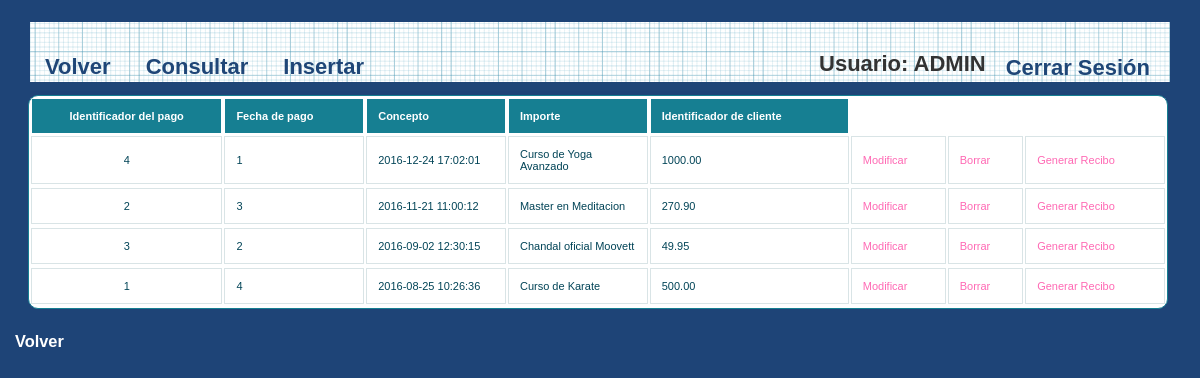
/IUjulio/Controllers/PAGO_Controller.php (signed in), run on the app's committed database.
### tables this page shows
CREATE TABLE IF NOT EXISTS `PAGO` (
`PAGO_ID` int(100) NOT NULL,
`CLIENTE_ID` int(100) NOT NULL,
`PAGO_FECHA` timestamp NOT NULL DEFAULT CURRENT_TIMESTAMP,
`PAGO_CONCEPTO` varchar(200) DEFAULT NULL,
`PAGO_METODO` varchar(35) NOT NULL,

 
`PAGO_ESTADO` varchar(10) NOT NULL,
`PAGO_IMPORTE` decimal(10,2) NOT NULL
);

### IUjulio/Controllers/PAGO_Controller.php (called while the page is built, shortened)
<?php
include '../Models/PAGO_Model.php';
Switch ($_REQUEST['accion']) {
    default:
        if (!isset($_REQUEST['PAGO_CONCEPTO'])) {
            $pago = new PAGO_MODEL('', '', '', '', '', '');
        } else {
            $pago = get_data_form();
        }
        $datos = $pago->ConsultarTodo();
        if (!tienePermisos('PAGO_Show')) {
            new Mensaje('No tienes los permisos necesarios', '../Views/DEFAULT_Vista.php');
        } else {
            new PAGO_Show($datos, '../Views/DEFAULT_Vista.php');
        }
}
?>

### IUjulio/Models/PAGO_Model.php (called while the page is built, shortened)
<?php
class PAGO_MODEL {
    var $mysqli;
    function ConectarBD() {
        $this->mysqli = new mysqli("localhost", "iu2016", "iu2016", "IU2016");
    }
    function ConsultarTodo() {
        $sql = "SELECT * FROM PAGO ORDER BY PAGO_FECHA DESC";
        if (!($resultado = $this->mysqli->query($sql))) {
            return 'Error en la consulta sobre la base de datos';
        } else {
            $toret = array();
            $i = 0;
            while ($fila = $resultado->fetch_array()) {
                $toret[$i] = $fila;
                $i++;
            }
            return $toret;
        }
    }
}
?>

### IUjulio/Views/PAGO_SHOW_ALL_Vista.php (the view, shortened to what this page needs)
<?php
class PAGO_Show {
    private $datos;
    private $volver;
    function __construct($array, $volver) {
        $this->datos = $array;
        $this->volver = $volver;
        $this->render();
    }
    function render() {
        ?>
        <div>
            <p>
            <h2>
                <head>
                    <link rel="stylesheet" href="../Styles/styles.css" type="text/css" media="screen" />
                    <link rel="stylesheet" type="text/css" href="../Styles/print.css" media="print" />
                </head>
                <div id="wrapper">
                    <nav>
                        <div class="menu">
                            <ul>
                                <li><a href="../Functions/Desconectar.php"><?php echo $strings['Cerrar Sesión']; ?></a></li>
                                <li><?php echo $strings['Usuario'] . ": " . $_SESSION['login']; ?></li>
                            </ul>
                            <?php echo '<a href=\'' . $this->volver . "'>" . $strings['Volver'] . " </a>"; ?></li>
                            <a href='./PAGO_Controller.php?accion=<?php echo $strings['Consultar'] ?>'><?php echo $strings['Consultar'] ?></a>
                            <a href='./PAGO_Controller.php?accion=<?php echo $strings['Insertar'] ?>'><?php echo $strings['Insertar'] ?></a>
                        </div>
                    </nav>
                    <?php
                    $lista = array('PAGO_ID', 'PAGO_FECHA', 'PAGO_CONCEPTO', 'PAGO_IMPORTE', 'CLIENTE_ID');
                    ?>
                    <div >
                        <table  id="btable"  class="responstable" border = 1>
                            <tr>
                                <?php
                                foreach ($lista as $titulo) {
                                    echo "<th>";
                                    ?>
                                    <?php
                                    echo $strings[$titulo];
                                    ?>
                                    </th>
                                    <?php
                                }
                                ?>
                            </tr>
                            <?php
                            for ($j = 0; $j < count($this->datos); $j++) {
                                echo "<tr>";
                                foreach ($this->datos [$j] as $clave => $valor) {
                                    for ($i = 0; $i < count($lista); $i++) {
                                        if ($clave === $lista[$i]) {
                                            echo "<td>";
                                            echo $valor;
                                            echo "</td>";
                                        }
                                    }
                                }
                                ?>
                                <td>
                                    <a href='PAGO_Controller.php?PAGO_ID=<?php echo $this->datos[$j]['PAGO_ID'] . '&accion=' . $strings['Modificar']; ?>'><?php echo $strings['Modificar'] ?></a>
                                </td>
                                <td>
                                    <a href='PAGO_Controller.php?PAGO_ID=<?php echo $this->datos[$j]['PAGO_ID'] . '&accion=' . $strings['Borrar']; ?>'><?php echo $strings['Borrar'] ?></a>
                                </td>
                                <td>
                                    <a href='PAGO_Controller.php?PAGO_ID=<?php echo $this->datos[$j]['PAGO_ID'] . '&accion=' . $strings['Generar Recibo']; ?>'><?php echo $strings['Generar Recibo'] ?></a>
                                </td>
                                <?php
                                echo "<tr>";
                            }
                            ?>
                        </table>
                    </div>
                </div>
                <h3>
                    <p>
                        <?php
                        echo '<a  class="form-link" href=\'' . $this->volver . "'>" . $strings['Volver'] . " </a>";
                        ?>
                </h3>
                </p>
        </div>
        <?php
    }
}

### IUjulio/Styles/styles.css (style rules this page uses)
* { margin: 0; padding: 0; }
ul li { list-style-type:none; }
header, footer, section, aside, nav, article { display: block; }
#wrapper { width: 1140px; margin: 0 auto; margin-top: 5px; margin-bottom: 5px; }
nav { width: 1140px; height: 69px; margin: 0 auto; background: #1F4677 url(../images/blueprintpaper.png) repeat-x; }
h1,h2,h3,h4,h5,h6 { font-weight: bold; clear: both; color: #333; list-style-type:none; }
a:link, a:visited { color:hotpink; text-decoration: none; }
p { margin-bottom: 18px; }
li { padding-left: 5px; }
nav .menu { font-size: 22px; font-weight: bold; }
nav .menu ul { margin: 0; padding: 25px 0 0 20px; list-style: none; line-height: normal; }
nav .menu li { display: block; float: right; }
nav .menu a { display: block; margin-right: 5px; padding: 0px 15px; text-decoration: none; color: #1F4677; float:left; }
table { white-space: normal; line-height: normal; font-weight: normal; font-size: small; font-style: normal; color: black; text-align: center; font-variant: normal; border-color: gray; background-color: white; }
#btable { white-space: normal; line-height: normal; font-weight: normal; font-size: 11px; font-style: normal; color: black; text-align: center; font-variant: normal; border-color: gray; background-color: white; margin-left: -2px; }
#btable { width: 100%; overflow: hidden; background: #FFF; color: #024457; border-radius: 10px; border: 1px solid #167F92; }
#btable tr { border: 1px solid #D9E4E6; }
#btable tr:nth-child(odd) { background-color: #EAF3F3; }
#btable th { display: none; border: 1px solid #FFF; background-color: #167F92; color: #FFF; padding: 1em; }
#btable th:first-child { display: table-cell; text-align: center; }
#btable th:nth-child(2) { display: table-cell; }
#btable th:nth-child(2):after { content: attr(data-th); }
@media (min-width: 480px) { #btable th:nth-child(2):after { display: none; } }
#btable td { display: block; word-wrap: break-word; max-width: 7em; }
#btable td:first-child { display: table-cell; text-align: center; border-right: 1px solid #D9E4E6; }
@media (min-width: 480px) { #btable td { border: 1px solid #D9E4E6; } }
#btable th, #btable td { text-align: left; margin: .5em 1em; }
@media (min-width: 480px) { #btable th, #btable td { display: table-cell; padding: 1em; } }
#content p, ul, ol, hr { margin-bottom: 24px; }
#content h1, h2, h3, h4, h5, h6 { color: #333; margin: 0 0 20px 0; line-height: 1.5em; }
* { margin-top: 4px; }
.form-link { color: white !important; margin-left: 15px; }

### IUjulio/Styles/print.css (style rules this page uses)
a { text-decoration : underline; color : #0000ff; }
a:link:after, a:visited:after { content: " (" attr(href) ") "; font-size: 70%; }
nav, footer, header, aside { display : none; }

### data on the page
pago: PAGO_ID "4", CLIENTE_ID "1", PAGO_FECHA "2016-12-24 17:02:01", PAGO_CONCEPTO "Curso de Yoga Avanzado", PAGO_IMPORTE "1000.00"
pago: PAGO_ID "2", CLIENTE_ID "3", PAGO_FECHA "2016-11-21 11:00:12", PAGO_CONCEPTO "Master en Meditacion", PAGO_IMPORTE "270.90"
pago: PAGO_ID "3", CLIENTE_ID "2", PAGO_FECHA "2016-09-02 12:30:15", PAGO_CONCEPTO "Chandal oficial Moovett", PAGO_IMPORTE "49.95"
pago: PAGO_ID "1", CLIENTE_ID "4", PAGO_FECHA "2016-08-25 10:26:36", PAGO_CONCEPTO "Curso de Karate", PAGO_IMPORTE "500.00"

### other printed values
$strings['Cerrar Sesión'] "Cerrar Sesión"
$strings['Usuario'] "Usuario"
$_SESSION['login'] "ADMIN"
$strings['Volver'] "Volver"
$strings['Consultar'] "Consultar"
$strings['Insertar'] "Insertar"
$strings[$titulo] "Identificador del pago"
$strings[$titulo] "Fecha de pago"
$strings[$titulo] "Concepto"
$strings[$titulo] "Importe"
$strings[$titulo] "Identificador de cliente"
